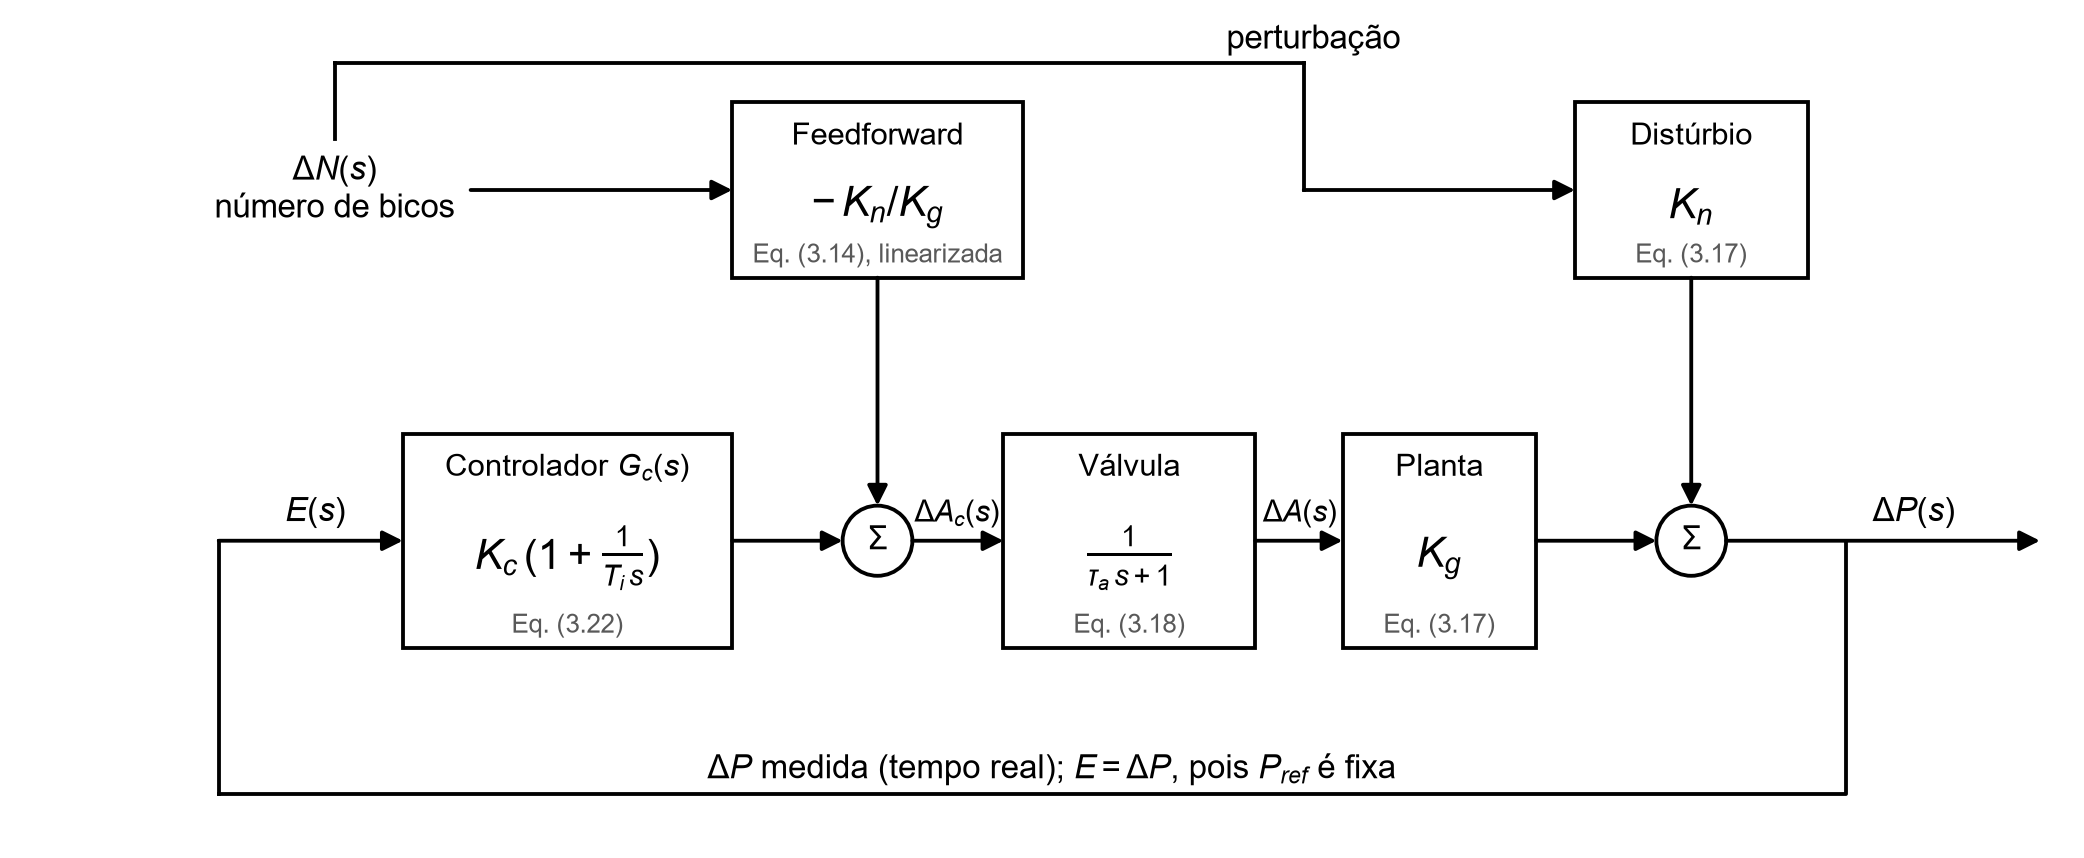

Python code for this plot:
"""Diagrama de blocos da malha linearizada no domínio de Laplace (seção 3.5.4).
Referência fixa (ΔP_ref = 0): só o número de bicos entra como distúrbio.
Controlador contínuo e sensor em tempo real (realimentação direta), sem limite de velocidade."""
import matplotlib; matplotlib.use("Agg")
import matplotlib.pyplot as plt
from matplotlib.patches import FancyBboxPatch, Circle
plt.rcParams.update({"font.family": "Arial", "font.size": 9.5, "mathtext.fontset": "custom",
                     "mathtext.rm": "Arial", "mathtext.it": "Arial:italic"})
fig, ax = plt.subplots(figsize=(10.5, 4.15)); ax.set_xlim(0, 105); ax.set_ylim(3, 44); ax.axis("off")


def box(x, y, w, h, titulo, eq, ref=None):
    ax.add_patch(FancyBboxPatch((x - w/2, y - h/2), w, h, boxstyle="square,pad=0", fc="white", ec="black", lw=1.1))
    ax.text(x, y + h/2 - 1.0, titulo, ha="center", va="top", fontsize=9)
    ax.text(x, y - 0.9 if ref else y - 1.2, eq, ha="center", va="center", fontsize=12)
    if ref:
        ax.text(x, y - h/2 + 0.5, ref, ha="center", va="bottom", fontsize=7.5, color="0.35")


def summ(x, y, r=1.8):
    ax.add_patch(Circle((x, y), r, fc="white", ec="black", lw=1.1)); ax.text(x, y, "Σ", ha="center", va="center")


def arrow(pts, label=None, lpos=None, ls="-", va="bottom", fs=9.5):
    for (x0, y0), (x1, y1) in zip(pts[:-2], pts[1:-1]):
        ax.plot([x0, x1], [y0, y1], color="black", lw=1.1, ls=ls)
    ax.annotate("", xy=pts[-1], xytext=pts[-2], arrowprops=dict(arrowstyle="-|>", lw=1.1, ls=ls, color="black",
                                                                  shrinkA=0, shrinkB=0, mutation_scale=12))
    if label:
        ax.text(*lpos, label, ha="center", va=va, fontsize=fs)


y = 18
# linha principal
box(28, y, 17, 11, r"Controlador $G_c(s)$", r"$K_c\,(1 + \frac{1}{T_i\,s})$", "Eq. (3.22)")
summ(44, y)
box(57, y, 13, 11, "Válvula", r"$\frac{1}{\tau_a\,s + 1}$", "Eq. (3.18)")
box(73, y, 10, 11, "Planta", r"$K_g$", "Eq. (3.17)")
summ(86, y)
# feedforward e distúrbio
ax.text(16, 36, r"$\Delta N(s)$" + "\nnúmero de bicos", ha="center", va="center")
box(44, 36, 15, 9, "Feedforward", r"$-\,K_n / K_g$", "Eq. (3.14), linearizada")
box(86, 36, 12, 9, "Distúrbio", r"$K_n$", "Eq. (3.17)")
# sensor em tempo real: a pressão medida é a própria ΔP (realimentação unitária)

arrow([(10, y), (19.5, y)], r"$E(s)$", (15, y + 0.6))
arrow([(36.5, y), (42.2, y)])
arrow([(45.8, y), (50.5, y)], r"$\Delta A_c(s)$", (48.1, y + 0.6), fs=8.5)
arrow([(63.5, y), (68, y)], r"$\Delta A(s)$", (65.8, y + 0.6), fs=8.5)
arrow([(78, y), (84.2, y)])
arrow([(87.8, y), (104, y)], r"$\Delta P(s)$", (97.5, y + 0.6))
ax.plot([10, 10], [5, y], color="black", lw=1.1)
ax.plot([94, 94, 10], [y, 5, 5], color="black", lw=1.1)
ax.text(53, 5.4, r"$\Delta P$ medida (tempo real); $E = \Delta P$, pois $P_{ref}$ é fixa", ha="center", va="bottom", fontsize=9.5)
arrow([(23, 36), (36.5, 36)])
arrow([(44, 31.5), (44, y + 1.8)])
arrow([(16, 38.6), (16, 42.5), (66, 42.5), (66, 36), (80, 36)])
arrow([(86, 31.5), (86, y + 1.8)])
ax.text(66.5, 42.9, "perturbação", ha="center", va="bottom", fontsize=9.5)
fig.savefig("fig/fig12_freq.png", dpi=250, bbox_inches="tight", facecolor="white")
